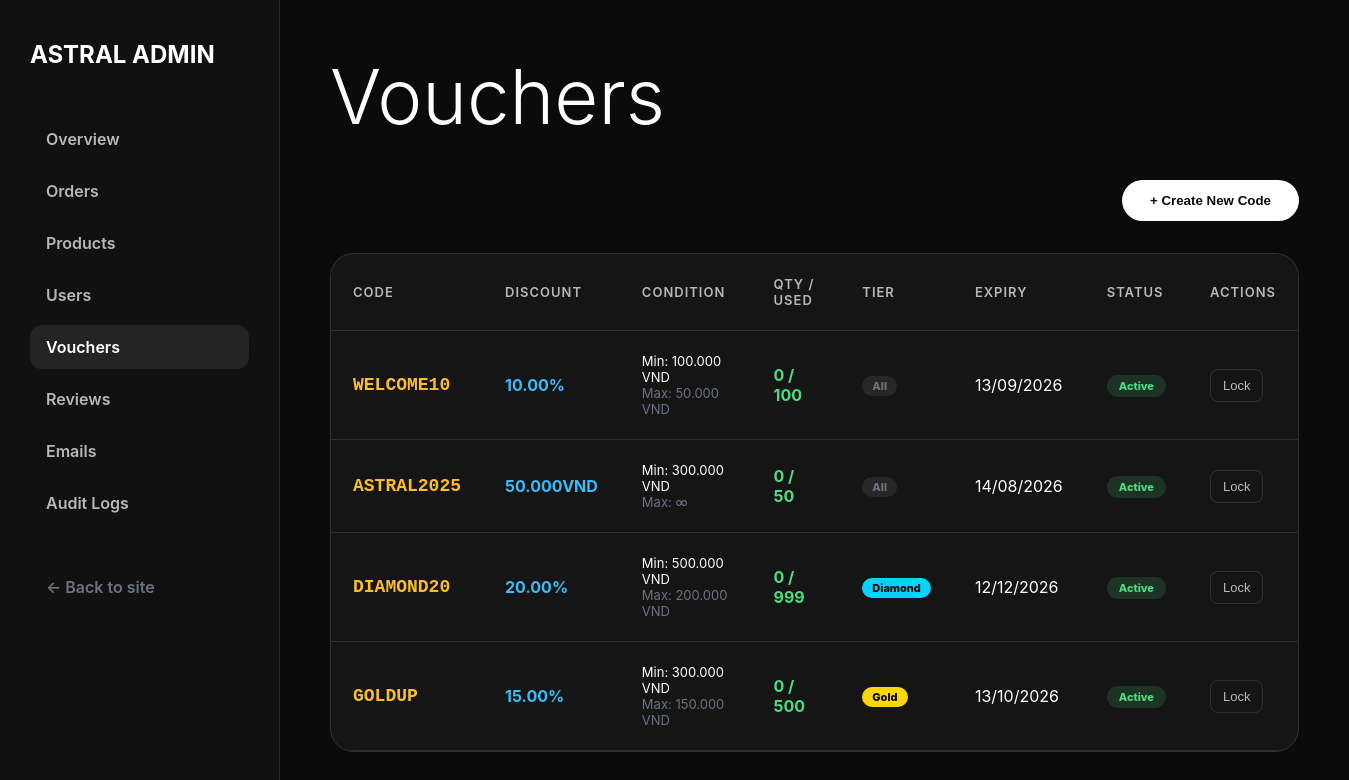
Screenshot of /admin/vouchers (signed in) with the database file from the repository.
### tables this page shows
CREATE TABLE vouchers (
    id                   INT UNSIGNED AUTO_INCREMENT PRIMARY KEY,
    code                 VARCHAR(50)   NOT NULL UNIQUE,            
    description          VARCHAR(255)  DEFAULT NULL,
    discount_type        ENUM('percent','fixed') NOT NULL,
    discount_value       DECIMAL(10,2) NOT NULL,
    min_order_value      DECIMAL(15,2) NOT NULL DEFAULT 0.00,      
    max_discount         DECIMAL(15,2) DEFAULT NULL,               
    quantity             INT           NOT NULL DEFAULT 1,
    used_count           INT           NOT NULL DEFAULT 0,
    usage_limit_per_user INT           NOT NULL DEFAULT 1,
    applicable_tier      ENUM('all','silver','gold','diamond') NOT NULL DEFAULT 'all',
    expiry_date          DATE          NOT NULL,
    is_active            TINYINT(1)    NOT NULL DEFAULT 1,
    created_at           TIMESTAMP     NOT NULL DEFAULT CURRENT_TIMESTAMP,

    INDEX idx_code_active (code, is_active),
    INDEX idx_expiry (expiry_date)
);

### src/Controllers/AdminVoucherController.php (called while the page is built, shortened)
<?php
class AdminVoucherController extends Controller {
    public function index() {
        $vouchers = Voucher::getAll();
        require_once __DIR__ . "/../Views/admin/vouchers/index.php";
    }
}

### src/index.php (called while the page is built, shortened)
<?php
    $router = new Router();
    $router->get('/',           \App\Controllers\ProductController::class, 'index');
    $router->get('/plans',      \App\Controllers\ProductController::class, 'plans');
    $router->get('/product',    \App\Controllers\ProductController::class, 'detail');
    $router->get('/blog',       \App\Controllers\ProductController::class, 'blog');
    $router->get('/docs',       \App\Controllers\ProductController::class, 'docs');
    $router->get('/api/health', \App\Controllers\HealthController::class, 'index');
    $router->get('/login',      \App\Controllers\AuthController::class, 'login');
    $router->post('/login',     \App\Controllers\AuthController::class, 'login');
    $router->get('/register',   \App\Controllers\AuthController::class, 'register');
    $router->post('/register',  \App\Controllers\AuthController::class, 'register');
    $router->get('/logout',     \App\Controllers\AuthController::class, 'logout');
    $router->get('/verify',     \App\Controllers\AuthController::class, 'verify');
    $router->get('/verify-otp', \App\Controllers\AuthController::class, 'showOtpForm');
    $router->post('/verify-otp',\App\Controllers\AuthController::class, 'showOtpForm');
    $router->get('/forgot-password',    \App\Controllers\PasswordResetController::class, 'forgot');
    $router->post('/forgot-password',   \App\Controllers\PasswordResetController::class, 'forgot');
    $router->get('/reset-password',     \App\Controllers\PasswordResetController::class, 'reset');
    $router->post('/reset-password',    \App\Controllers\PasswordResetController::class, 'reset');
    $router->get('/mfa-verify',     \App\Controllers\AuthController::class, 'mfaVerify');
    $router->post('/mfa-verify',    \App\Controllers\AuthController::class, 'mfaVerify');
    $router->get('/mfa-setup',      \App\Controllers\ProfileController::class, 'setupMfa');
    $router->post('/mfa-setup',     \App\Controllers\ProfileController::class, 'setupMfa');
    $router->get('/cart',           \App\Controllers\CartController::class, 'index');
    $router->post('/cart/add',      \App\Controllers\CartController::class, 'add');
    $router->post('/cart/remove',   \App\Controllers\CartController::class, 'remove');
    $router->post('/cart/update',   \App\Controllers\CartController::class, 'update');
    $router->get('/cart/count',     \App\Controllers\CartController::class, 'count');
    $router->get('/checkout',       \App\Controllers\CheckoutController::class, 'index');
    $router->post('/checkout/place-order',      \App\Controllers\CheckoutController::class, 'placeOrder');
    $router->get('/checkout/place-order',       \App\Controllers\CheckoutController::class, 'placeOrderGet');
    $router->get('/checkout/success',           \App\Controllers\CheckoutController::class, 'success');
    $router->post('/checkout/validate-voucher', \App\Controllers\CheckoutController::class, 'validateVoucher');
    $router->get('/payment/vnpay-return',   \App\Controllers\PaymentController::class, 'vnpayReturn');
    $router->get('/payment/vnpay-ipn',      \App\Controllers\PaymentController::class, 'vnpayIpn');
    $router->get('/orders',             \App\Controllers\OrderController::class, 'index');
    $router->get('/orders/invoice',     \App\Controllers\OrderController::class, 'invoice');
    $router->post('/orders/cancel',     \App\Controllers\OrderController::class, 'cancel');
    $router->post('/service/stop',      \App\Controllers\ServiceController::class, 'stop');
    $router->post('/service/start',     \App\Controllers\ServiceController::class, 'start');
    $router->post('/service/restart',   \App\Controllers\ServiceController::class, 'restart');
    $router->post('/service/rebuild',   \App\Controllers\ServiceController::class, 'rebuild');
    $router->get('/inbox',              \App\Controllers\InboxController::class, 'index');
    $router->post('/inbox/read',        \App\Controllers\InboxController::class, 'markRead');
    $router->get('/profile',            \App\Controllers\ProfileController::class, 'index');
    $router->post('/profile/update',    \App\Controllers\ProfileController::class, 'update');
    $router->get('/console',            \App\Controllers\ConsoleController::class, 'index');
    $router->get('/admin/orders',           \App\Controllers\AdminOrderController::class, 'index');
    $router->get('/admin/orders/invoice',   \App\Controllers\AdminOrderController::class, 'invoice');
    $router->post('/admin/orders/update',   \App\Controllers\AdminOrderController::class, 'update');
    $router->get('/admin/products',         \App\Controllers\AdminProductController::class, 'index');
    $router->post('/admin/products/store',  \App\Controllers\AdminProductController::class, 'store');
    $router->post('/admin/products/update', \App\Controllers\AdminProductController::class, 'update');
    $router->post('/admin/products/toggle', \App\Controllers\AdminProductController::class, 'toggle');
    $router->get('/admin',                  \App\Controllers\AdminDashboardController::class, 'index');
    $router->get('/admin/dashboard',        \App\Controllers\AdminDashboardController::class, 'index');
    $router->get('/admin/users',            \App\Controllers\AdminUserController::class, 'index');
    $router->post('/admin/users/toggle-lock', \App\Controllers\AdminUserController::class, 'toggleLock');
    $router->get('/admin/vouchers',         \App\Controllers\AdminVoucherController::class, 'index');
    $router->post('/admin/vouchers/store',  \App\Controllers\AdminVoucherController::class, 'store');
    $router->post('/admin/vouchers/toggle', \App\Controllers\AdminVoucherController::class, 'toggle');
    $router->get('/admin/reviews',          \App\Controllers\AdminReviewController::class, 'index');
    $router->post('/admin/reviews/toggle',   \App\Controllers\AdminReviewController::class, 'toggle');
    $router->get('/admin/emails',           \App\Controllers\AdminEmailController::class, 'index');
    $router->post('/admin/emails/send',     \App\Controllers\AdminEmailController::class, 'send');
    $router->get('/admin/audit-logs',      \App\Controllers\AdminAuditLogController::class, 'index');
    $router->post('/review/submit',        \App\Controllers\ReviewController::class, 'submit');
    $router->dispatch();

### src/Models/Voucher.php (called while the page is built, shortened)
<?php
class Voucher {
    public static function getAll(): array {
        $pdo = Database::getConnection();
        $sql = "SELECT * FROM vouchers ORDER BY created_at DESC";
        return $pdo->query($sql)->fetchAll(\PDO::FETCH_ASSOC);
    }
}

### src/Views/admin/vouchers/index.php (the view, shortened to what this page needs)
<!DOCTYPE html>
<html lang="en">
<head>
    <link rel="stylesheet" href="/css/base.css">
</head>
<body>
    <div class="admin-layout">
        <div class="admin-sidebar">
            <h2>ASTRAL ADMIN</h2>
            <a href="/admin">Overview</a>
            <a href="/admin/orders">Orders</a>
            <a href="/admin/products">Products</a>
            <a href="/admin/users">Users</a>
            <a href="/admin/vouchers" class="active">Vouchers</a>
            <a href="/admin/reviews">Reviews</a>
            <a href="/admin/emails">Emails</a>
            <a href="/admin/audit-logs">Audit Logs</a>
            <div style="margin-top:auto;padding-top:32px;">
                <a href="/" style="color:#6b7280;">← Back to site</a>
            </div>
        </div>
        <div class="admin-content">
            <h1>Vouchers</h1>
            <div class="header-row">
                <button onclick="showModal('addVoucherModal')" class="admin-btn">+ Create New Code</button>
            </div>
            <div style="background:#151515;border-radius:24px;border:1px solid rgba(255,255,255,0.12);overflow:hidden;">
                <div class="table-responsive">
                    <table class="admin-table">
                        <thead>
                            <tr>
                                <th>Code</th>
                                <th>Discount</th>
                                <th>Condition</th>
                                <th>Qty / Used</th>
                                <th>Tier</th>
                                <th>Expiry</th>
                                <th>Status</th>
                                <th>Actions</th>
                            </tr>
                        </thead>
                        <tbody>
                            <?php foreach ($vouchers as $v): ?>
                                <tr>
                                    <td class="voucher-code"><?= htmlspecialchars($v['code']) ?></td>
                                    <td class="fw-bold" style="color:#38bdf8;">
                                        <?= htmlspecialchars($v['discount_type'] === 'percent' ? $v['discount_value'].'%' : number_format($v['discount_value'], 0, ',', '.').'VND') ?>
                                    </td>
                                    <td style="font-size:13px;">
                                        Min: <?= number_format($v['min_order_value'], 0, ',', '.') ?> VND<br>
                                        <span class="text-muted">Max: <?= $v['max_discount'] ? number_format($v['max_discount'], 0, ',', '.').' VND' : '∞' ?></span>
                                    </td>
                                    <td>
                                        <span style="<?= $v['used_count'] >= $v['quantity'] ? 'color:#ef4444;' : 'color:#4ade80;' ?>font-weight:700;">
                                            <?= $v['used_count'] ?> / <?= $v['quantity'] ?>
                                        </span>
                                    </td>
                                    <td>
                                        <?php
                                            $t = $v['applicable_tier'];
                                            echo '<span class="tier-tag '.$t.'">'.ucfirst($t).'</span>';
                                        ?>
                                    </td>
                                    <td>
                                        <?php if (strtotime($v['expiry_date']) < strtotime('today')): ?>
                                            <span class="v-expired">Expired</span>
                                        <?php else: ?>
                                            <?= date('d/m/Y', strtotime($v['expiry_date'])) ?>
                                        <?php endif; ?>
                                    </td>
                                    <td>
                                        <span class="v-status <?= $v['is_active'] ? 'active' : 'inactive' ?>"><?= $v['is_active'] ? 'Active' : 'Inactive' ?></span>
                                    </td>
                                    <td>
                                        <form action="/admin/vouchers/toggle" method="POST">
                                            <button type="submit" class="action-btn <?= $v['is_active'] ? 'warning' : 'success' ?>">
                                                <?= $v['is_active'] ? 'Lock' : 'Unlock' ?>
                                            </button>
                                        </form>
                                    </td>
                                </tr>
                            <?php endforeach; ?>
                        </tbody>
                    </table>
                </div>
            </div>
        </div>
    </div>
</body>
</html>

### src/css/base.css (style rules this page uses)
* { margin: 0; padding: 0; box-sizing: border-box; }
html { scroll-behavior: smooth; }
body { font-family: "Inter", sans-serif; background: #0b0b0b; color: #fff; overflow-x: hidden; }
a { text-decoration: none; color: inherit; }
.plan-btn, .checkout-btn, .auth-btn, .admin-btn { display: inline-block; background: #fff; color: #0b0b0b; padding: 13px 28px; border-radius: 999px; font-weight: 700; text-align: center; border: none; cursor: pointer; }
.admin-layout { display: flex; min-height: 100vh; }
.admin-sidebar { width: 280px; background: #111; padding: 40px 30px; border-right: 1px solid rgba(255, 255, 255, 0.1); position: fixed; top: 0; left: 0; height: 100vh; overflow-y: auto; z-index: 100; }
.admin-sidebar h2 { font-size: 24px; margin-bottom: 48px; display: flex; align-items: center; gap: 10px; }
.admin-sidebar a { display: block; color: #b8b8b8; margin-bottom: 8px; padding: 12px 16px; border-radius: 12px; font-weight: 600; transition: all 0.2s ease; }
.admin-sidebar a:hover, .admin-sidebar a.active { background: rgba(255, 255, 255, 0.08); color: #fff; }
.admin-content { flex: 1; padding: 50px; margin-left: 280px; }
.admin-content h1 { font-size: clamp(52px, 6vw, 76px); font-weight: 300; margin-bottom: 38px; }
.admin-table { width: 100%; border-collapse: collapse; background: #151515; border-radius: 20px; overflow: hidden; }
.admin-table th, .admin-table td { padding: 22px; border-bottom: 1px solid rgba(255, 255, 255, 0.1); text-align: left; }
.admin-table th { color: #b8b8b8; font-weight: 600; font-size: 13px; text-transform: uppercase; letter-spacing: 1px; }
.diamond { background: #00d4ff; color: #000; }
.gold { background: #ffd700; color: #000; }
.text-muted { color: #6b7280; }
.fw-bold { font-weight: 700; }
.table-responsive { overflow-x: auto; }

### src/Views/admin/vouchers/index.php (style rules this page uses)
.header-row { display:flex; justify-content:space-between; align-items:center; flex-wrap:wrap; gap:16px; margin-bottom:32px; }
.voucher-code { font-weight:800; font-size:18px; color:#fbbf24; font-family:'Courier New',monospace; }
.v-status { padding:4px 12px; border-radius:999px; font-size:11px; font-weight:800; display:inline-block; }
.v-status.active { background:rgba(74,222,128,0.15); color:#4ade80; }
.action-btn { padding:8px 12px; border-radius:8px; border:1px solid rgba(255,255,255,0.12); background:transparent; color:#b8b8b8; cursor:pointer; font-size:13px; }
.tier-tag { padding:3px 10px; border-radius:999px; font-size:11px; font-weight:800; display:inline-block; }
.tier-tag.all { background:rgba(255,255,255,0.08); color:#6b7280; }

### rows the page displays
vouchers: code "WELCOME10", discount_type+discount_value "10.00%", min_order_value "100.000", max_discount "50.000", used_count "0", quantity "100", applicable_tier "All", expiry_date "13/09/2026", is_active "Active"
vouchers: code "ASTRAL2025", discount_type+discount_value "50.000VND", min_order_value "300.000", used_count "0", quantity "50", applicable_tier "All", expiry_date "14/08/2026", is_active "Active"
vouchers: code "DIAMOND20", discount_type+discount_value "20.00%", min_order_value "500.000", max_discount "200.000", used_count "0", quantity "999", applicable_tier "Diamond", expiry_date "12/12/2026", is_active "Active"
vouchers: code "GOLDUP", discount_type+discount_value "15.00%", min_order_value "300.000", max_discount "150.000", used_count "0", quantity "500", applicable_tier "Gold", expiry_date "13/10/2026", is_active "Active"
